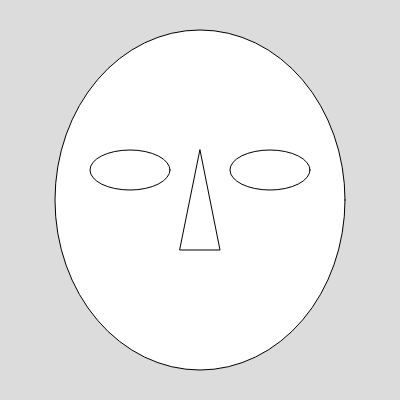
Frame 1 (no input)
Frame 60 (no input): identical to frame 1, image omitted
Frame 120 (the mouse pressed at the canvas centre since frame 60): identical to frame 1, image omitted

The p5.js sketch that drew this single still picture (run headless with seeded random() and noise() and a simulated clock; from frame 60 on, the mouse is pressed at the canvas centre):

// p5.js sketch
// ── sketch.js
function setup() {
  createCanvas(400, 400);
}

function draw() {

  background(220);
  
 ellipse(200, 200, 290, 340);
  
triangle(200, 150, 220, 250, 180, 250);
  
   ellipse(130, 170, 80, 40);
  
ellipse(270, 170, 80, 40);
  

}
